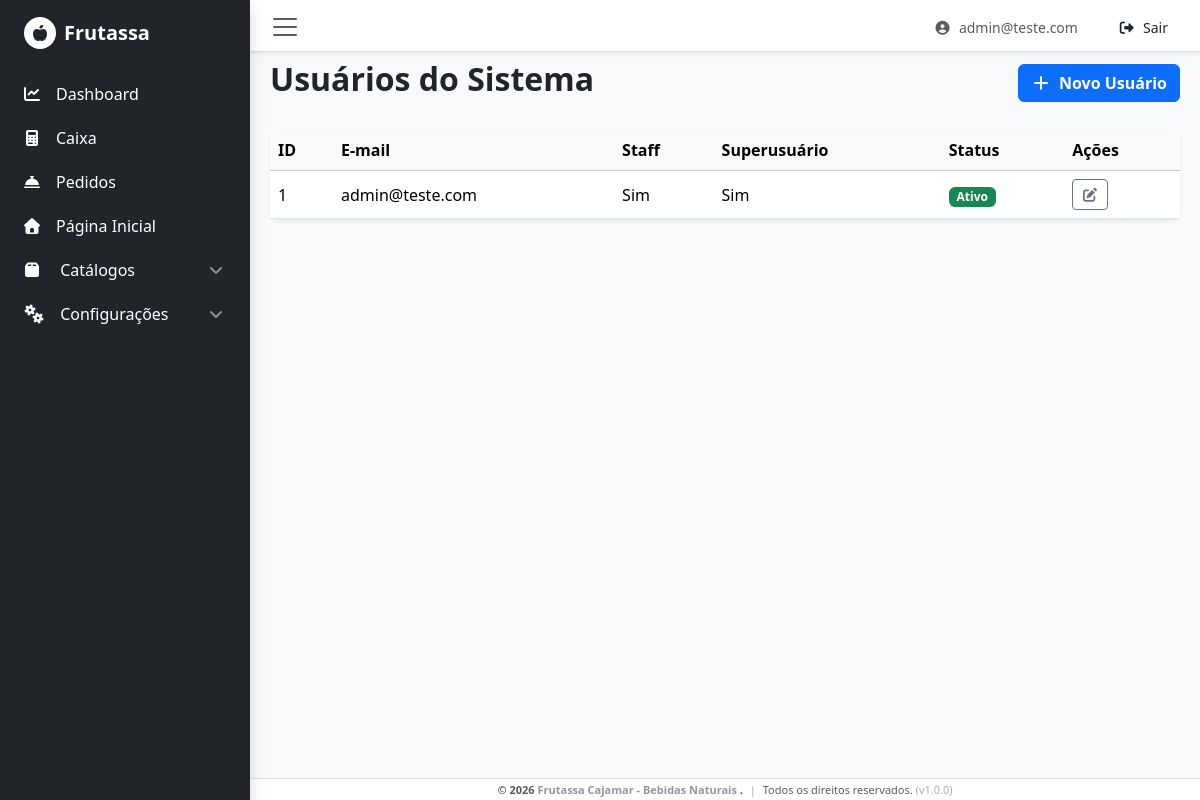
/usuarios (signed in), run on the app's committed database.
### Usuarios/models.py (models this page shows, shortened)
class User(db.Model, UserMixin):
    id = db.Column(db.Integer, primary_key=True)
    email = db.Column(db.String(255), unique=True, nullable=False)
    password = db.Column(db.String(255), nullable=False)
    active = db.Column(db.Boolean(), default=True)
    fs_uniquifier = db.Column(db.String(64), unique=True, nullable=False)
    is_staff = db.Column(db.Boolean(), default=False)
    is_superuser = db.Column(db.Boolean(), default=False)
    roles = db.relationship('Role', secondary=roles_users, backref=db.backref('users', lazy='dynamic'))

### Usuarios/__init__.py (the view)
@usuarios_bp.route('/usuarios')
@admin_required()
def listar():
    usuarios = User.query.all()
    return render_template('site/usuarios_lista.html', usuarios=usuarios)

### extensions.py (called while the page is built)
def admin_required():
    def decorator(f):
        @wraps(f)
        def decorated_function(*args, **kwargs):
            if not current_user.is_authenticated:
                return abort(401)
            is_superuser = getattr(current_user, 'is_superuser', False)
            is_staff = getattr(current_user, 'is_staff', False)
            if not (is_superuser or is_staff):
                return abort(403)
            return f(*args, **kwargs)
        return decorated_function
    return decorator

### templates/site/usuarios_lista.html (shortened to what this page needs)
{% extends 'base.html' %}
{% block content %}
<div class="d-flex justify-content-between align-items-center mb-4">
    <h2 class="fw-bold text-dark">Usuários do Sistema</h2>
    <a href="{{ url_for('usuarios.criar') }}" class="btn btn-primary fw-bold">
        <i class="fas fa-plus me-2"></i>Novo Usuário
    </a>
</div>
<div class="card shadow-sm border-0 rounded-3">
    <div class="table-responsive">
        <table class="table table-hover align-middle mb-0">
            <thead class="table-light">
                <tr>
                    <th>ID</th>
                    <th>E-mail</th>
                    <th>Staff</th>
                    <th>Superusuário</th>
                    <th>Status</th>
                    <th>Ações</th>
                </tr>
            </thead>
            <tbody>
                {% for usuario in usuarios %}
                <tr>
                    <td>{{ usuario.id }}</td>
                    <td class="fw-medium">{{ usuario.email }}</td>
                    <td>{{ 'Sim' if usuario.is_staff else 'Não' }}</td>
                    <td>{{ 'Sim' if usuario.is_superuser else 'Não' }}</td>
                    <td>
                        <span class="badge {{ 'bg-success' if usuario.active else 'bg-danger' }}">
                            {{ 'Ativo' if usuario.active else 'Inativo' }}
                        </span>
                    </td>
                    <td>
                        <a href="#" class="btn btn-sm btn-outline-secondary me-1"><i class="fas fa-edit"></i></a>
                    </td>
                </tr>
                {% endfor %}
            </tbody>
        </table>
    </div>
</div>
{% endblock %}

### templates/base.html (shortened to what this page needs)
<!DOCTYPE html>
<html lang="pt-br" class="h-100 m-0 p-0">
    <head>
        <link rel="stylesheet" href="https://cdnjs.cloudflare.com/ajax/libs/font-awesome/7.0.1/css/all.min.css" />
        <link rel="stylesheet" href="https://cdn.jsdelivr.net/npm/bootstrap@5.3.8/dist/css/bootstrap.min.css">
    </head>
    <body data-admin-utc-offset="-10800" class="bg-light h-100 m-0 p-0 overflow-hidden">
        <div class="row g-0 w-100 h-100 align-items-stretch m-0 p-0">
            <nav class="collapse collapse-horizontal show bg-dark text-white shadow h-100 col-auto" id="meuMenu" style="z-index: 1020;">
                <div style="width: 250px;" class="p-2">
                    <div class="d-flex align-items-center py-3 px-3 mb-3" style="height: 50px;">
                        <h5 class="fw-light text-white d-flex align-items-center m-0">
                            <i class="fas fa-apple-whole me-2 bg-white rounded-circle fs-6 shadow-sm d-inline-flex align-items-center justify-content-center"
                               style="width: 32px; height: 32px; color:#212529"></i>
                            <span class="fw-semibold me-3">Frutassa</span>
                        </h5>
                    </div>
                    <ul class="navbar-nav flex-column w-100">
                        {% block nav %}
                            {% for item in menu_items %}
                                {% if item.children %}
                                    <li class="nav-item mb-1">
                                        <button class="btn btn-dark bg-transparent text-white border-0 w-100 text-start d-flex align-items-center justify-content-between py-2 px-3 shadow-none collapsed"
                                                type="button"
                                                data-bs-toggle="collapse"
                                                data-bs-target="#submenu-{{ loop.index }}"
                                                aria-expanded="false"
                                                aria-controls="submenu-{{ loop.index }}">
                                            <div>
                                                <i class="fas fa-{{ item.icon | default('folder') }} me-3 text-center" style="width: 16px;"></i>
                                                <span>{{ item.name }}</span>
                                            </div>
                                            <i class="fas fa-angle-down opacity-50"></i>
                                        </button>
                                    </li>
                                {% else %}
                                    <li class="nav-item mb-1">
                                        <a href="{{ url_for(item.key) if item.key else '#' }}" class="btn btn-dark bg-transparent border-0 text-white w-100 text-start d-flex align-items-center py-2 px-3 shadow-none">
                                            <i class="fas fa-{{ item.icon | default('link') }} me-3 text-center" style="width: 16px;"></i>
                                            <span>{{ item.name }}</span>
                                        </a>
                                    </li>
                                {% endif %}
                            {% endfor %}
                        {% endblock %}
                    </ul>
                </div>
            </nav>
            <div class="col d-flex flex-column h-100" style="overflow-y: auto;">
                <nav class="navbar navbar-light bg-white border-bottom py-2 px-3 shadow-sm" style="height: 52px; min-height: 52px;">
                    <div class="container-fluid p-0">
                        <button class="navbar-toggler border-0 shadow-none p-1 me-2" type="button" data-bs-toggle="collapse" data-bs-target="#meuMenu" aria-controls="meuMenu" aria-expanded="true" aria-label="Toggle navigation">
                            <span class="navbar-toggler-icon"></span>
                        </button>
                        <div class="d-flex align-items-center me-4">
                            <a href="#" class="d-block text-muted text-decoration-none small fw-medium">
                                <i class="fas fa-user-circle me-1"></i> {{ current_user.email | default('Visitante') }}
                            </a>
                        </div>
                        <form action="{{ url_for('security.logout') }}" method="POST" style="display: inline;">
                            <button type="submit" class="btn btn-sm text-dark fw-medium px-3 border-0 bg-transparent shadow-none">
                                <i class="fas fa-sign-out-alt me-1"></i> Sair
                            </button>
                        </form>
                    </div>
                </nav>
                <main class="p-2 flex-grow-1">
                    <div class="container-fluid">
                        {% block content %}{% endblock %}
                    </div>
                </main>
                <footer class="d-flex align-items-center justify-content-center border-top text-muted bg-white mt-auto" style="min-height: 22px; height: 22px; font-size: 11px; padding: 0;">
                    <div class="text-center" style="line-height: 22px;">
                        <strong>&copy; 2026 <a href="#" class="text-decoration-none text-secondary opacity-75">
                            Frutassa Cajamar - Bebidas Naturais
                        </a>.</strong>
                        <span class="mx-1 opacity-50">|</span> Todos os direitos reservados.
                        <span class="d-none d-sm-inline ml-1 opacity-50">(v1.0.0)</span>
                    </div>
                </footer>
            </div>
        </div>
    </body>
</html>

### templates/base.html (style rules this page uses)
button[data-bs-toggle="collapse"] .fa-angle-down { transition: transform 0.3s ease; transform: rotate(180deg); }
button[data-bs-toggle="collapse"].collapsed .fa-angle-down { transform: rotate(0deg); }

### data on the page
User: email "admin@teste.com", id "1", is_staff "Sim", is_superuser "Sim", active "Ativo"

### other printed values
{{ item.name }} "Dashboard" "Caixa" "Pedidos" "Página Inicial"
{{ item.name }} "Catálogos" "Configurações"
